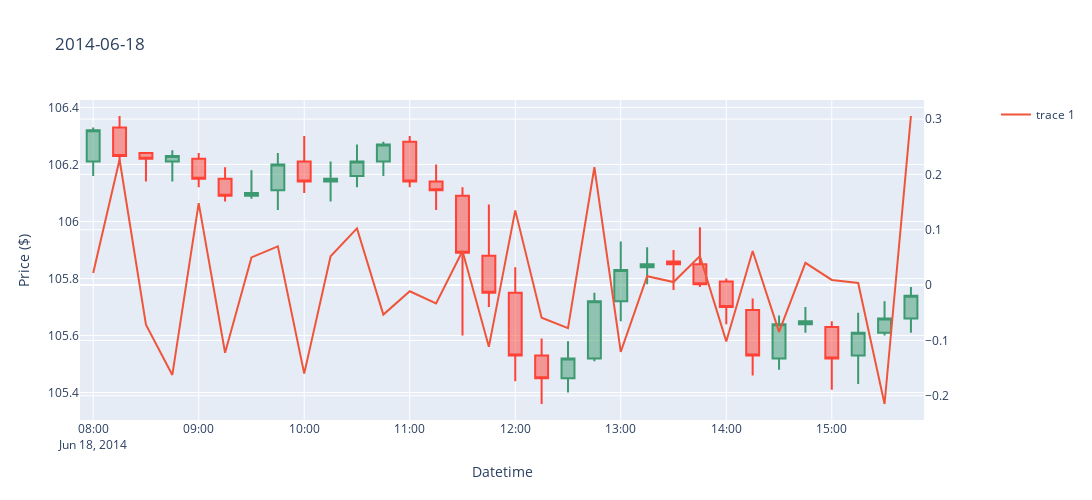
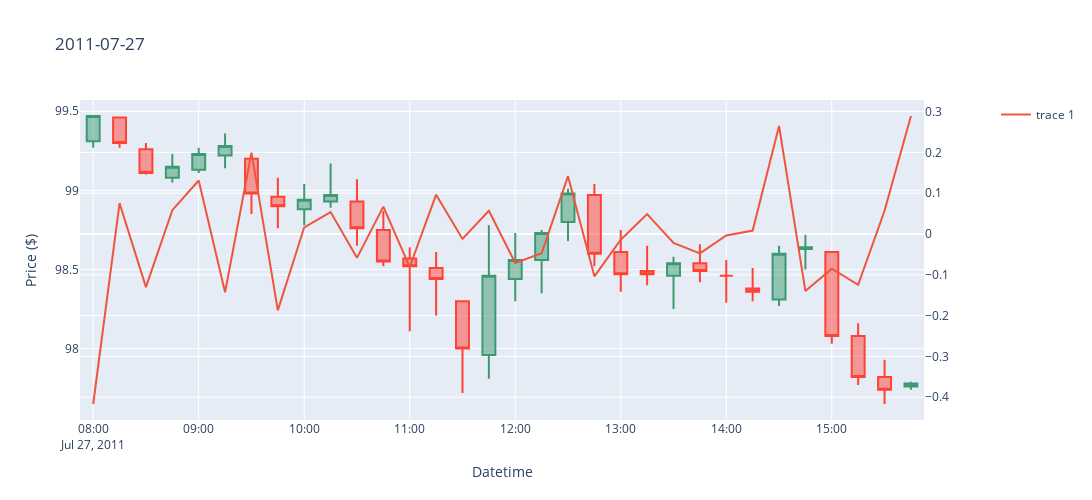
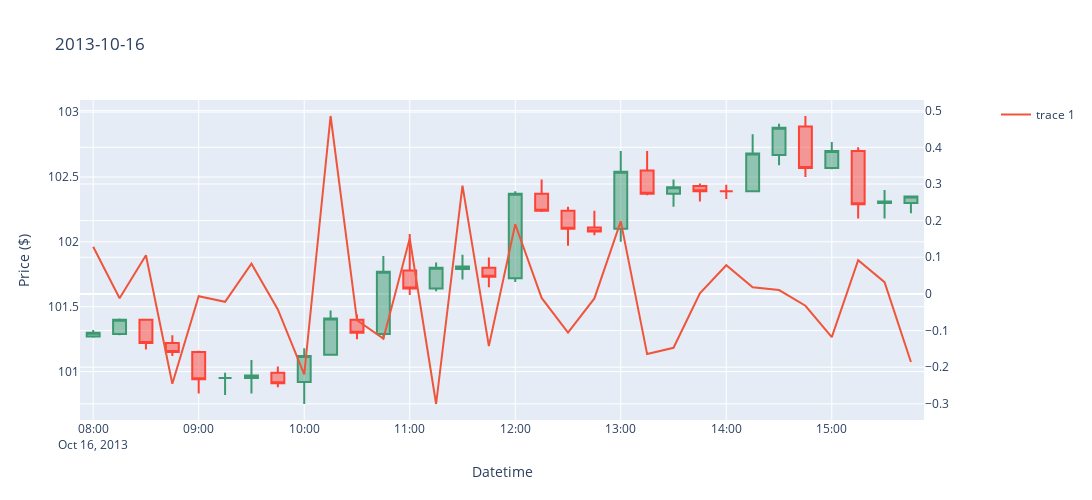

Notebook code cell kept with these figures, in order:
### Markdown cell above
Red line is very jagged and is challenging to interpret.  
Get rolling difference of the distance between mean and high.  

- Positive value (distance getting farther away): price direction should switch to moving down
- Negative value (distance getting closer): price should start moving up

### Code cell
df_test['dst_diff_15m'] = df_test['high_dst_15m'].diff(1)
for day in days[:3]:
    df_day = df_test[df_test['datetime'].dt.date == day]
    plot_candlestick(df_day, day, 'dst_diff_15m')
